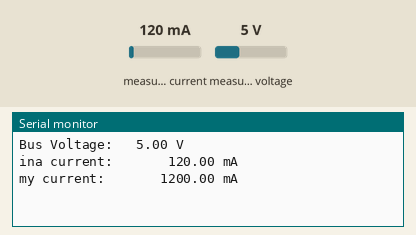
This sketch was run on a simulated Arduino Uno, built for the host (arithmetic inside an expression is 32-bit, double 64-bit). Parts: the last lines printed to the serial monitor. The inputs (shaded band) are chosen by the test bench; at power-on: measured current 120 mA, measured voltage 5 V.

Above: at 1.2 s.
1.3 s: measured current set to 40 mA
At 2.6 s:
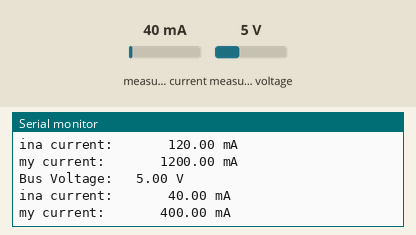
2.8 s: measured voltage set to 0.3 V
At 4.2 s:
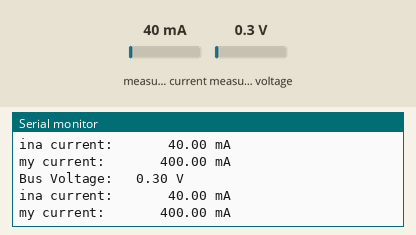
4.3 s: measured current set to 500 mA
At 7.0 s:
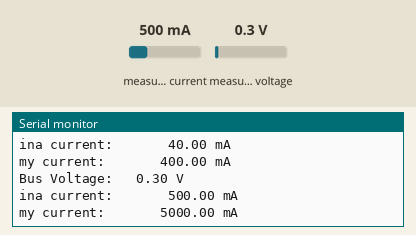
Timing chart, 0 to 8.5 s (numbered marks = the images above; inputs shaded):
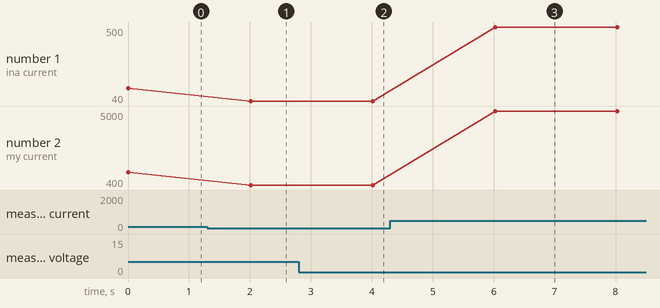

The sketch:

fixed-current.ino
```cpp
#include <Wire.h>
#include <Adafruit_INA219.h>

TwoWire CurrentBus(18, 19);
Adafruit_INA219 ina219_CAPBANK(0x40);
Adafruit_INA219 ina219_PMM(0x41);
Adafruit_INA219 ina219_MOTORS(0x44);


void setup() {
  Serial.begin(115200);
  while (!Serial) {
      // will pause until serial console opens DO NOT INCLUDE ON FINAL CODE
      delay(1);
  }

  if (! ina219_CAPBANK.begin(&CurrentBus)) {
    Serial.println("Failed to find Cap Bank chip");
    while (1) { delay(10); }
  }

  if (! ina219_PMM.begin(&CurrentBus)) {
    Serial.println("Failed to find PMM chip");
    while (1) { delay(10); }
  }

  if (! ina219_MOTORS.begin(&CurrentBus)) {
    Serial.println("Failed to find Motor Output chip");
    while (1) { delay(10); }
  }

}

void loop() {
  float busvoltage = 0;
  float current_mA = 0;
  float mycurrent = 0;

  busvoltage = ina219_MOTORS.getBusVoltage_V();
  mycurrent = ina219_MOTORS.getShuntVoltage_mV()/0.01;
  current_mA = ina219_MOTORS.getCurrent_mA();


  Serial.print("Bus Voltage:   "); Serial.print(busvoltage); Serial.println(" V");
  Serial.print("ina current:       "); Serial.print(current_mA); Serial.println(" mA");
  Serial.print("my current:       "); Serial.print(mycurrent); Serial.println(" mA");
  delay(2000);
}
```

Measured:
- after the input at 1.3 s, the serial monitor: prints a new line after 0.71 s (image 1)
- after the input at 2.8 s, the serial monitor: prints a new line after 1.2 s (image 2)
- after the input at 4.3 s, the serial monitor: prints a new line after 1.7 s (image 3)
- plotted number 1: 120 → 40 after the input at 1.3 s, 40 → 500 after the input at 4.3 s
- plotted number 2: 1200 → 400 after the input at 1.3 s, 400 → 5000 after the input at 4.3 s
